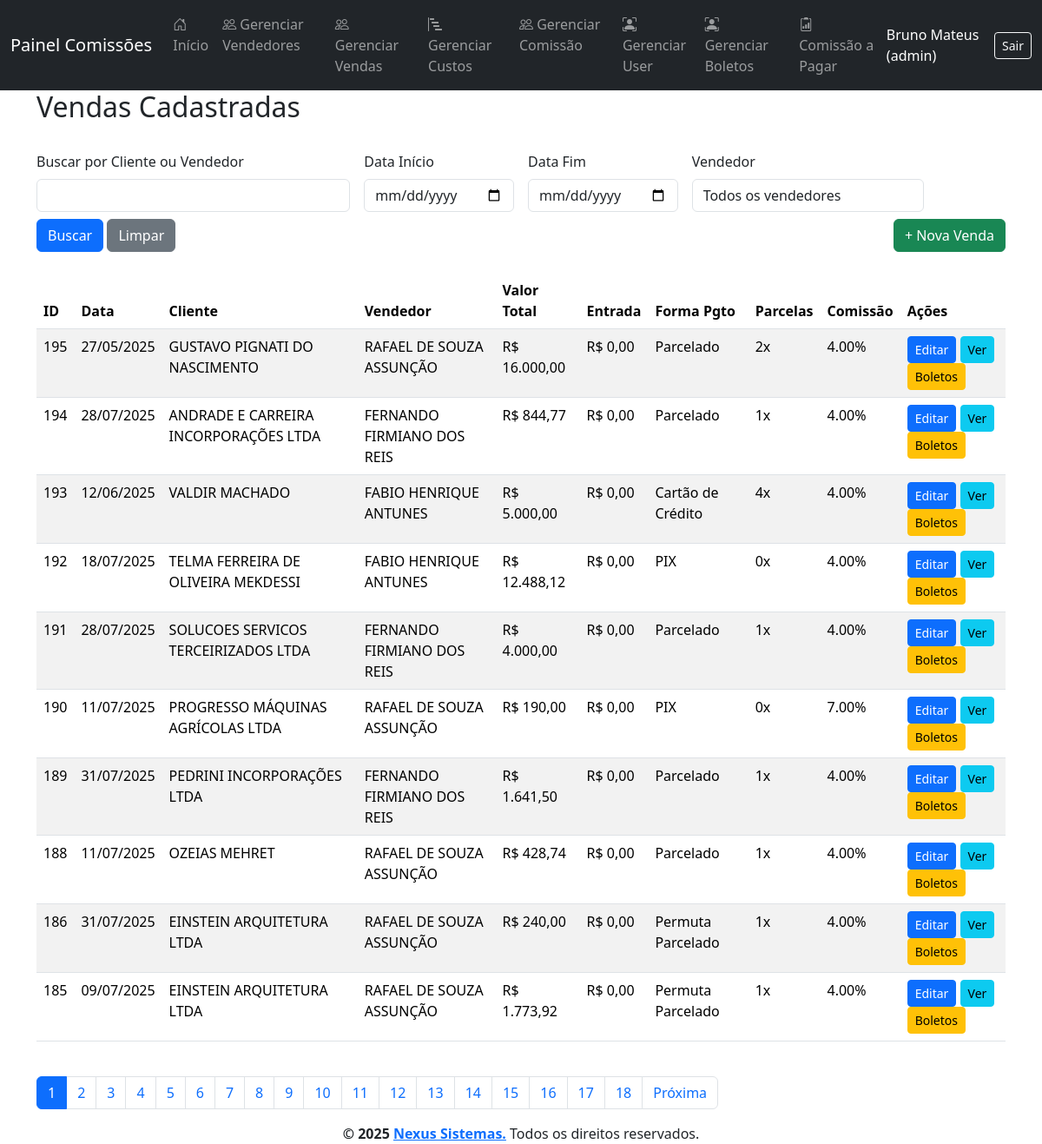
Screenshot of /pages/BKPvendas1Ven_list.php (signed in) with the database file from the repository.
### tables this page shows
CREATE TABLE `vendas` (
  `id_venda` int(11) NOT NULL,
  `id_vendedor` int(11) DEFAULT NULL,
  `id_vendedor2` int(11) DEFAULT NULL,
  `id_comissao` int(11) DEFAULT NULL,
  `id_comissao2` int(11) DEFAULT NULL,
  `dt_venda` date DEFAULT NULL,
  `cliente` varchar(100) DEFAULT NULL,
  `vlr_total` decimal(10,2) DEFAULT NULL,
  `vlr_entrada` decimal(10,2) DEFAULT NULL,
  `forma_pg` varchar(50) DEFAULT NULL,
  `qtd_parcelas` int(11) DEFAULT NULL,
  `dt_boletos` date DEFAULT NULL
);

CREATE TABLE `vendedores` (
  `id_vendedor` int(11) NOT NULL,
  `nome` varchar(100) NOT NULL,
  `celular` varchar(20) DEFAULT NULL,
  `tipochave` varchar(20) DEFAULT NULL,
  `chave` varchar(100) DEFAULT NULL,
  `STATUS` tinyint(1) NOT NULL DEFAULT 1
);

CREATE TABLE `comissao` (
  `id_comissao` int(11) NOT NULL,
  `valor` decimal(5,2) NOT NULL
);

### pages/BKPvendas1Ven_list.php (the view, shortened to what this page needs)
<?php
require_once '../config/config.php';
$limite = 10;
$pagina = isset($_GET['pagina']) && is_numeric($_GET['pagina']) ? (int) $_GET['pagina'] : 1;
$offset = ($pagina - 1) * $limite;
$valores = [];
$sqlCount = "SELECT COUNT(*) FROM vendas v
             LEFT JOIN vendedores vd ON v.id_vendedor = vd.id_vendedor";
$stmtCount = $pdo->prepare($sqlCount);
$stmtCount->execute($valores);
$total = $stmtCount->fetchColumn();
$totalPaginas = ceil($total / $limite);
$sql = "SELECT v.*, vd.nome as nome_vendedor, c.valor as percentual_comissao
        FROM vendas v
        LEFT JOIN vendedores vd ON v.id_vendedor = vd.id_vendedor
        LEFT JOIN comissao c ON v.id_comissao = c.id_comissao";
$sql .= " ORDER BY v.id_venda DESC LIMIT $limite OFFSET $offset";
$stmt = $pdo->prepare($sql);
$stmt->execute($valores);
$vendas = $stmt->fetchAll();
require_once '../views/header.php';
?>
<div class="container">
    <h2>Vendas Cadastradas</h2>
    <form method="get" class="row g-3 mt-3 mb-4">
        <div class="col-md-4">
            <label class="form-label">Buscar por Cliente ou Vendedor</label>
            <input type="text" name="busca_geral" class="form-control" value="<?= htmlspecialchars($_GET['busca_geral'] ?? '') ?>">
        </div>
        <div class="col-md-2">
            <label class="form-label">Data Início</label>
            <input type="date" name="data_inicio" class="form-control" value="<?= htmlspecialchars($_GET['data_inicio'] ?? '') ?>">
        </div>
        <div class="col-md-2">
            <label class="form-label">Data Fim</label>
            <input type="date" name="data_fim" class="form-control" value="<?= htmlspecialchars($_GET['data_fim'] ?? '') ?>">
        </div>
        <div class="col-md-3">
            <label class="form-label">Vendedor</label>
            <select name="vendedor" class="form-control">
                <option value="">Todos os vendedores</option>
            </select>
        </div>
        <div class="col-12 mt-2">
            <button type="submit" class="btn btn-primary">Buscar</button>
            <a href="vendas_list.php" class="btn btn-secondary">Limpar</a>
            <a href="vendas_form.php" class="btn btn-success float-end">+ Nova Venda</a>
        </div>
    </form>
    <?php if (count($vendas) === 0): ?>
        <div class="alert alert-warning">Nenhuma Venda encontrada.</div>
    <?php else: ?>
        <div class="table-responsive">
            <table class="table table-striped">
                <thead>
                    <tr>
                        <th>ID</th>
                        <th>Data</th>
                        <th>Cliente</th>
                        <th>Vendedor</th>
                        <th>Valor Total</th>
                        <th>Entrada</th>
                        <th>Forma Pgto</th>
                        <th>Parcelas</th>
                        <th>Comissão</th>
                        <th>Ações</th>
                    </tr>
                </thead>
                <tbody>
                    <?php foreach ($vendas as $venda): ?>
                        <tr>
                            <td><?= $venda['id_venda'] ?></td>
                            <td><?= date('d/m/Y', strtotime($venda['dt_venda'])) ?></td>
                            <td><?= htmlspecialchars($venda['cliente']) ?></td>
                            <td><?= htmlspecialchars($venda['nome_vendedor'] ?? 'N/A') ?></td>
                            <td>R$ <?= number_format($venda['vlr_total'], 2, ',', '.') ?></td>
                            <td>R$ <?= number_format($venda['vlr_entrada'], 2, ',', '.') ?></td>
                            <td><?= htmlspecialchars($venda['forma_pg']) ?></td>
                            <td><?= $venda['qtd_parcelas'] ?>x</td>
                            <td><?= $venda['percentual_comissao'] ? $venda['percentual_comissao'] . '%' : 'N/A' ?></td>
                            <td>
                                <a href="vendas_form.php?id=<?= $venda['id_venda'] ?>" class="btn btn-sm btn-primary">Editar</a>
                                <a href="vendas_view.php?id=<?= $venda['id_venda'] ?>" class="btn btn-sm btn-info">Ver</a>
                                <a href="boletos_list.php?id_venda=<?= $venda['id_venda'] ?>" class="btn btn-sm btn-warning">Boletos</a>
                            </td>
                        </tr>
                    <?php endforeach; ?>
                </tbody>
            </table>
        </div>
        <?php if ($totalPaginas > 1): ?>
            <nav class="mt-4">
                <ul class="pagination">
                    <?php for ($i = 1; $i <= $totalPaginas; $i++): ?>
                        <li class="page-item <?= $i == $pagina ? 'active' : '' ?>">
                            <a class="page-link" href="?pagina=<?= $i ?><?= http_build_query(array_diff_key($_GET, ['pagina' => ''])) ? '&' . http_build_query(array_diff_key($_GET, ['pagina' => ''])) : '' ?>"><?= $i ?></a>
                        </li>
                    <?php endfor; ?>
                    <?php if ($pagina < $totalPaginas): ?>
                        <li class="page-item">
                            <a class="page-link" href="?pagina=<?= $pagina + 1 ?><?= http_build_query(array_diff_key($_GET, ['pagina' => ''])) ? '&' . http_build_query(array_diff_key($_GET, ['pagina' => ''])) : '' ?>">Próxima</a>
                        </li>
                    <?php endif; ?>
                </ul>
            </nav>
        <?php endif; ?>
    <?php endif; ?>
</div>
<?php require_once '../views/footer.php'; ?>

### views/header.php (shortened to what this page needs)
<?php
$tipo_usuario = $_SESSION['usuario_tipo'] ?? '';
?>
<!DOCTYPE html>
<html lang="pt-br">
<head>
    <link href="https://cdn.jsdelivr.net/npm/bootstrap@5.3.3/dist/css/bootstrap.min.css" rel="stylesheet">
    <link href="https://cdn.jsdelivr.net/npm/bootstrap-icons@1.10.5/font/bootstrap-icons.css" rel="stylesheet">
</head>
<body>
<nav class="navbar navbar-expand-lg navbar-dark bg-dark">
    <div class="container-fluid">
        <a class="navbar-brand" href="dashboard.php">Painel Comissões</a>
        <div class="collapse navbar-collapse" id="navbarNav">
            <ul class="navbar-nav me-auto">
                <li class="nav-item">
                    <a class="nav-link" href="dashboard.php"><i class="bi bi-house-door"></i> Início</a>
                </li>
                <li class="nav-item">
                        <a class="nav-link" href="vendedor_list.php"><i class="bi bi-people"></i> Gerenciar Vendedores</a>
                    </li>
                    <li class="nav-item">
                        <a class="nav-link" href="vendas_list.php"><i class="bi bi-people"></i> Gerenciar Vendas</a>
                    </li>
				<li class="nav-item">
                        <a class="nav-link" href="custos_list.php"><i class="bi bi-bar-chart-steps"></i> Gerenciar Custos</a>
                    </li>
                <?php if ($tipo_usuario === 'admin'): ?>
                    <li class="nav-item">
                        <a class="nav-link" href="comissao_list.php"><i class="bi bi-people"></i> Gerenciar Comissão</a>
                    </li>
                    <li class="nav-item">
                        <a class="nav-link" href="listauser.php"><i class="bi bi-person-bounding-box"></i> Gerenciar User</a>
                    </li>
				<li class="nav-item">
                        <a class="nav-link" href="gerenciar_boletos.php"><i class="bi bi-person-bounding-box"></i> Gerenciar Boletos</a>
                    </li>
				<li class="nav-item">
                    <a class="nav-link" href="relatorio_comissao.php"><i class="bi bi-clipboard2-data"></i> Comissão a Pagar</a>
                 </li>
                <?php endif; ?>
            </ul>
            <span class="navbar-text me-3 text-white">
                <?= htmlspecialchars($_SESSION['usuario_nome']) ?> (<?= htmlspecialchars($tipo_usuario) ?>)
            </span>
            <a href="../auth/logout.php" class="btn btn-outline-light btn-sm">Sair</a>
        </div>
    </div>
</nav>

### views/footer.php (shortened to what this page needs)
  <footer class="main-footer text-center">
    <strong>&copy; <?= date('Y') ?> <a href="www.nexusis.com.br">Nexus Sistemas.</a></strong> Todos os direitos reservados.
  </footer>
</body>
</html>

### rows the page displays
vendas: id_venda "195", dt_venda "27/05/2025", cliente "GUSTAVO PIGNATI DO NASCIMENTO", id_vendedor.nome "RAFAEL DE SOUZA ASSUNÇÃO", vlr_total "16.000,00", vlr_entrada "0,00", forma_pg "Parcelado", qtd_parcelas "2", id_comissao.valor "4.00"
vendas: id_venda "194", dt_venda "28/07/2025", cliente "ANDRADE E CARREIRA INCORPORAÇÕES LTDA", id_vendedor.nome "FERNANDO FIRMIANO DOS REIS", vlr_total "844,77", vlr_entrada "0,00", forma_pg "Parcelado", qtd_parcelas "1", id_comissao.valor "4.00"
vendas: id_venda "193", dt_venda "12/06/2025", cliente "VALDIR MACHADO", id_vendedor.nome "FABIO HENRIQUE ANTUNES", vlr_total "5.000,00", vlr_entrada "0,00", forma_pg "Cartão de Crédito", qtd_parcelas "4", id_comissao.valor "4.00"
vendas: id_venda "192", dt_venda "18/07/2025", cliente "TELMA FERREIRA DE OLIVEIRA MEKDESSI", id_vendedor.nome "FABIO HENRIQUE ANTUNES", vlr_total "12.488,12", vlr_entrada "0,00", forma_pg "PIX", qtd_parcelas "0", id_comissao.valor "4.00"
vendas: id_venda "191", dt_venda "28/07/2025", cliente "SOLUCOES SERVICOS TERCEIRIZADOS LTDA", id_vendedor.nome "FERNANDO FIRMIANO DOS REIS", vlr_total "4.000,00", vlr_entrada "0,00", forma_pg "Parcelado", qtd_parcelas "1", id_comissao.valor "4.00"
vendas: id_venda "190", dt_venda "11/07/2025", cliente "PROGRESSO MÁQUINAS AGRÍCOLAS LTDA", id_vendedor.nome "RAFAEL DE SOUZA ASSUNÇÃO", vlr_total "190,00", vlr_entrada "0,00", forma_pg "PIX", qtd_parcelas "0", id_comissao.valor "7.00"
vendas: id_venda "189", dt_venda "31/07/2025", cliente "PEDRINI INCORPORAÇÕES LTDA", id_vendedor.nome "FERNANDO FIRMIANO DOS REIS", vlr_total "1.641,50", vlr_entrada "0,00", forma_pg "Parcelado", qtd_parcelas "1", id_comissao.valor "4.00"
vendas: id_venda "188", dt_venda "11/07/2025", cliente "OZEIAS MEHRET", id_vendedor.nome "RAFAEL DE SOUZA ASSUNÇÃO", vlr_total "428,74", vlr_entrada "0,00", forma_pg "Parcelado", qtd_parcelas "1", id_comissao.valor "4.00"
vendas: id_venda "186", dt_venda "31/07/2025", cliente "EINSTEIN ARQUITETURA LTDA", id_vendedor.nome "RAFAEL DE SOUZA ASSUNÇÃO", vlr_total "240,00", vlr_entrada "0,00", forma_pg "Permuta Parcelado", qtd_parcelas "1", id_comissao.valor "4.00"
vendas: id_venda "185", dt_venda "09/07/2025", cliente "EINSTEIN ARQUITETURA LTDA", id_vendedor.nome "RAFAEL DE SOUZA ASSUNÇÃO", vlr_total "1.773,92", vlr_entrada "0,00", forma_pg "Permuta Parcelado", qtd_parcelas "1", id_comissao.valor "4.00"

### other values shown
$_SESSION['usuario_nome'] "Bruno Mateus"
$tipo_usuario "admin"
